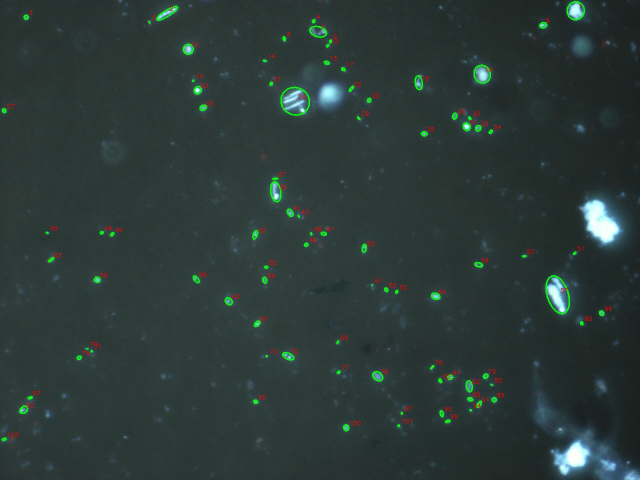
#> input picture dataset0/images/train/agatka_16_y_a7.jpg, 1280 x 960 px (shown at 1/2 size)
$ python -i model_operations.py   (imports and definitions only)
#> lines starting #> are read from the running program, lines starting #| are printed output that depends on the picture; after the words box and inside, x2 and y2 are one past the last pixel; in counts of white or black regions, pixels touching at a corner belong together
#> in get_results_df, image is the input picture: shape (960, 1280, 3); mean B, G, R 55.4, 58.1, 43.7
from ultralytics import YOLO
import cv2
import numpy as np
import os
import pandas as pd


# [1 line that did not run here, left out]

# [24 lines left out: function get_searching_results, not called in this run]

# Bacteria detecting algs

def get_tresh_mask_for_img(original_image_path,fixed=None):
    try:
        # Load the original image
        original_img = cv2.imread(original_image_path)
        if original_img is None:
            print(f"Error: Could not read the image '{original_image_path}'.")
            return []

    except Exception as e:
        print(f"An error occurred while loading the image: {e}")
        return []

    # Convert the image to grayscale and create the mask
    gray_image = cv2.cvtColor(original_img, cv2.COLOR_BGR2GRAY)
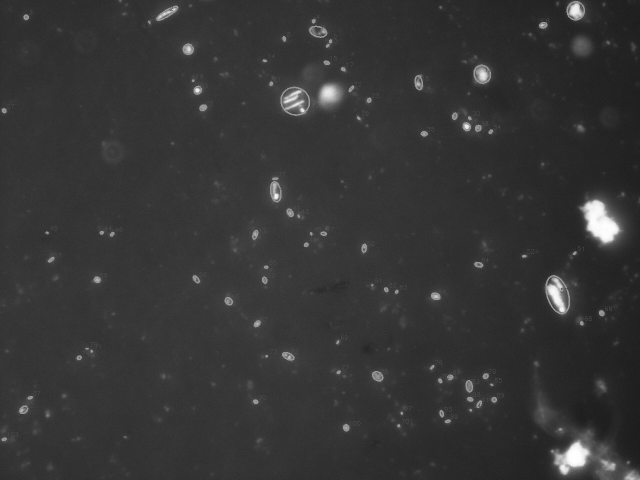
#> gray_image: shape (960, 1280) (shown at 1/2 size); min 23, max 254, mean 53.4

    if fixed:
        threshold_value, mask = cv2.threshold(
            gray_image, fixed, 255, cv2.THRESH_BINARY
        )
    else:
        threshold_value, mask = cv2.threshold(
            gray_image, 0, 255, cv2.THRESH_BINARY + cv2.THRESH_OTSU
        )
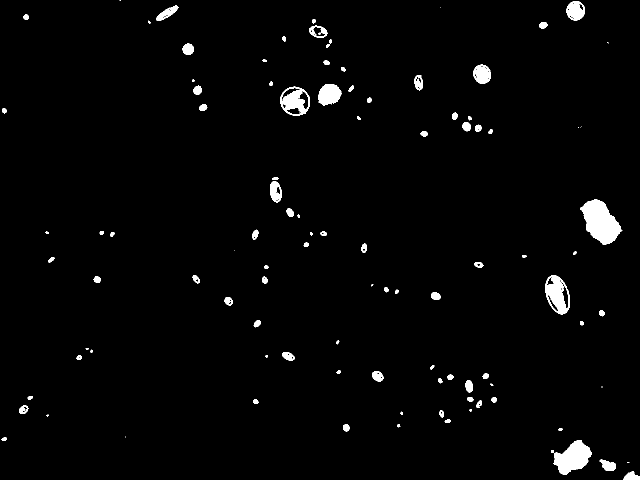
#> mask: shape (960, 1280) (shown at 1/2 size); 2% white; 130 white regions (38 under 20 px), largest, box (x1, y1, x2, y2) and area: (1161, 398, 1245, 490) 4404, (1109, 880, 1183, 950) 3111, (1091, 550, 1140, 629) 2124
#> threshold_value = 113

    # Create a colored version of the mask (red)
    mask_colored = cv2.cvtColor(mask, cv2.COLOR_GRAY2BGR)
    mask_colored[:, :, 0] = 0  # Zero out blue
    mask_colored[:, :, 1] = 0  # Zero out green
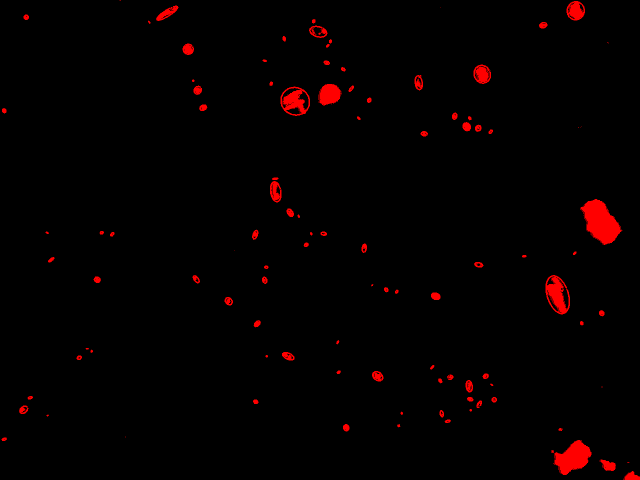
#> mask_colored: shape (960, 1280, 3) (shown at 1/2 size); mean B, G, R 0, 0, 5.2

    # Overlay the mask on the original image
    overlay = cv2.addWeighted(original_img, 0.7, mask_colored, 0.3, 0)
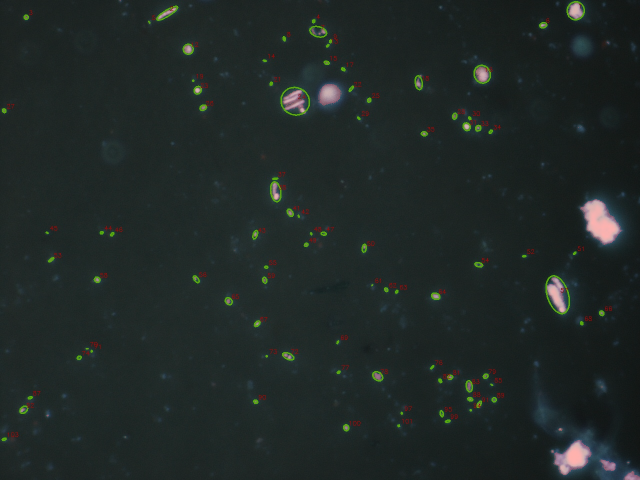
#> overlay: shape (960, 1280, 3) (shown at 1/2 size); mean B, G, R 38.8, 40.7, 32.2

    return threshold_value, mask, overlay

# [358 lines left out: functions contour_fit_percentage, contour_thickness_along_minor_axis, contour_thickness_along_major_axis, analyze_bacterium_from_image, not called in this run]

def get_results_df(full_image_path,results,common_tresh=None,individual_tresh=False):
    image = cv2.imread(full_image_path)

    results_list = []

    if len(results[0]) == 0:
            results_list = {
                'nr.': [],
                'xpix.': [],
                'ypix.': [],
                'xmm': [],
                'ymm': [],
                'powierzchniamm': [],
                'dlugoscmm': [],
                'szerokoscmm': [],
                'kat': [],
                'obwodmm': [],
                'obwod_c.mm': [],
                'srednica_fereta_hmm': [],
                'srednica_fereta_vmm': [],
                'sredn._martinamm': [],
                'sredn._sitowamm': [],
                'srednia_jaskrawosc': [],
                'r': [],
                'g': [],
                'b': [],
                'y': [],
                'liczenie_obiektow_w': [],
                'udzial_punktow': [],
                'pole_obrazu_mm2': []
            }

    if not individual_tresh:
        common_tresh,commmon_mask,overlay = get_tresh_mask_for_img(full_image_path,fixed=common_tresh)
#> common_tresh = 113

    # Ensure results[0] contains bounding boxes in format [x1, y1, x2, y2]
    for i, box in enumerate(results[0]):
#> (the run stopped early here; a loop or call above may not have finished)

$ run again, on dataset0/images/train/agatka_21_y_a5.jpg
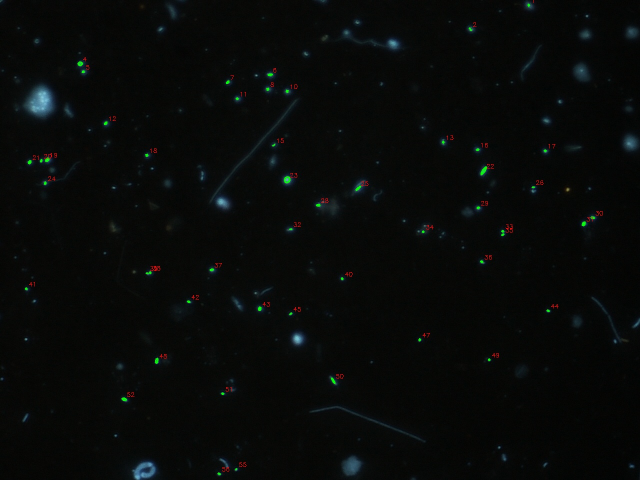
#> input picture dataset0/images/train/agatka_21_y_a5.jpg, 1280 x 960 px (shown at 1/2 size)
#> in get_results_df, image is the input picture: shape (960, 1280, 3); mean B, G, R 8.6, 9.9, 7.9
#> in get_tresh_mask_for_img, `threshold_value, mask = cv2.threshold( gray_image, 0, 255, cv2.THRESH_..`:
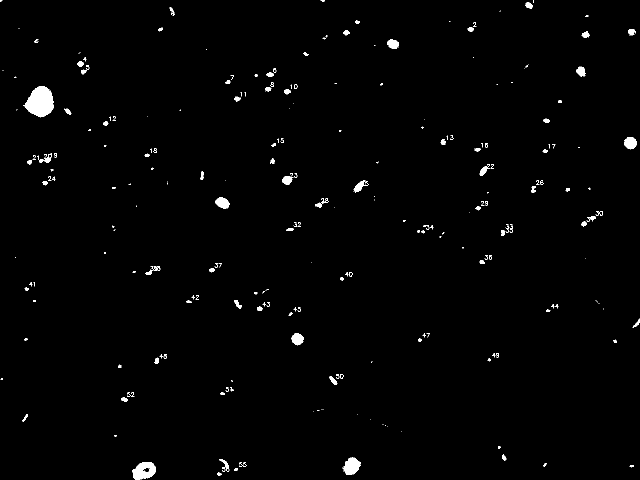
#> mask: shape (960, 1280) (shown at 1/2 size); 1.1% white; 304 white regions (173 under 20 px), largest, box (x1, y1, x2, y2) and area: (49, 172, 107, 234) 2520, (265, 924, 311, 960) 1125, (687, 915, 721, 950) 833
#> threshold_value = 48
#> in get_tresh_mask_for_img, `mask_colored[:, :, 1] = 0`:
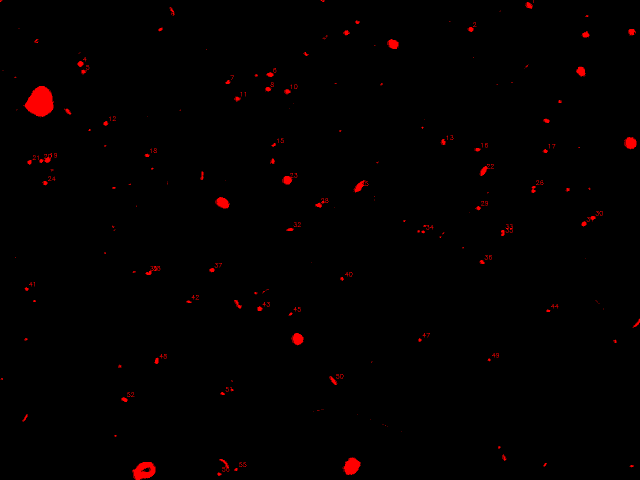
#> mask_colored: shape (960, 1280, 3) (shown at 1/2 size); mean B, G, R 0, 0, 2.8
